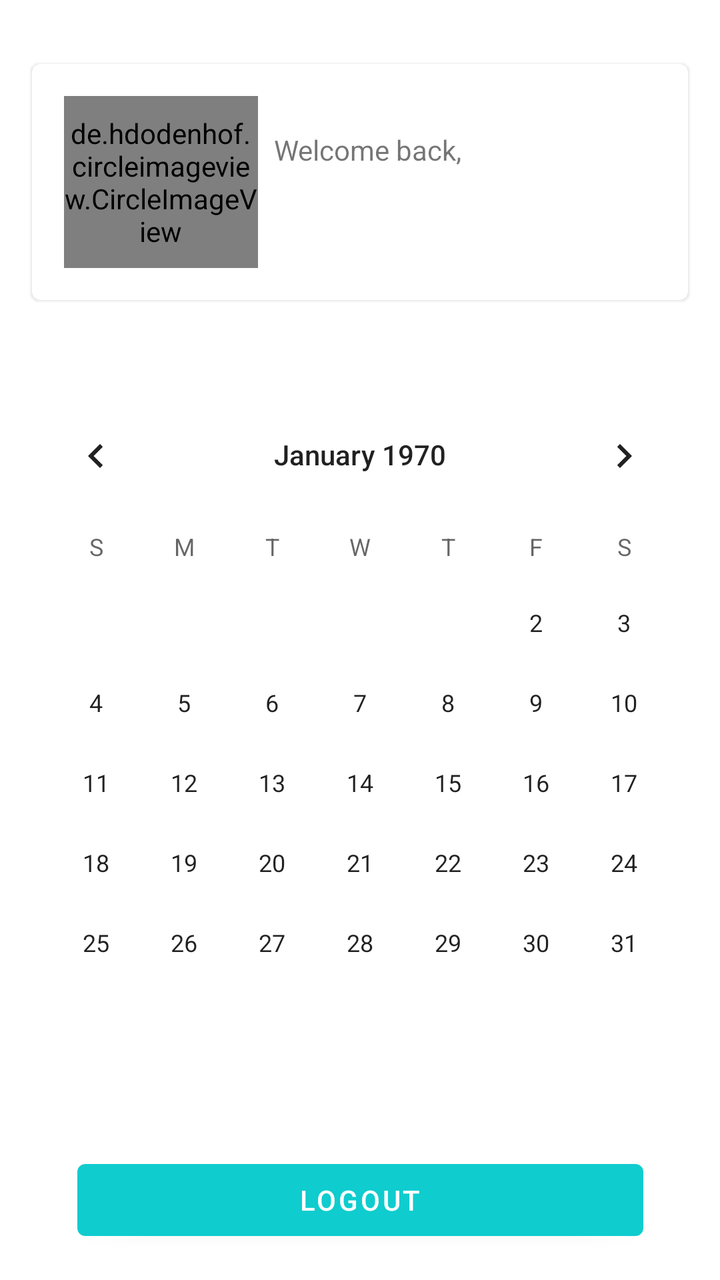
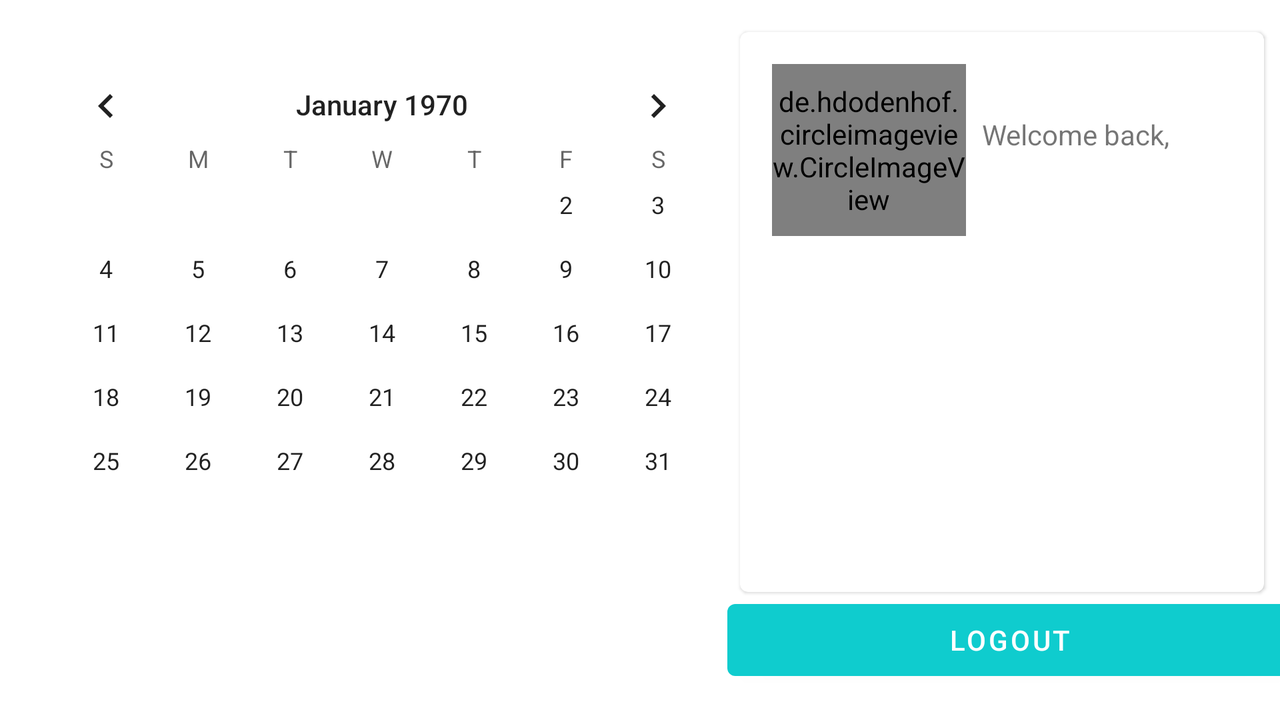

Compare how this app lays out the same screen by default and in its alternative resource folder. The renders come first, then the two layout files and the values they reference.
<!-- AndroidManifest.xml: application theme AppTheme -->
<!-- res/layout/fragment_profile.xml -->
<?xml version="1.0" encoding="utf-8"?>
<layout xmlns:android="http://schemas.android.com/apk/res/android"
    xmlns:app="http://schemas.android.com/apk/res-auto"
    xmlns:tools="http://schemas.android.com/tools">

    <data>

        <variable
            name="viewModel"
            type="com.example.studymanager.account.ProfielViewmodel" />
    </data>

    <androidx.constraintlayout.widget.ConstraintLayout
        android:layout_width="match_parent"
        android:layout_height="match_parent"
        android:orientation="vertical">

        <com.google.android.material.circularreveal.cardview.CircularRevealCardView
            android:id="@+id/circularRevealCardView"
            android:layout_width="0dp"
            android:layout_height="wrap_content"
            android:layout_marginStart="16dp"
            android:layout_marginTop="32dp"
            android:layout_marginEnd="16dp"
            app:cardBackgroundColor="@color/colorAccent"
            app:layout_constraintEnd_toEndOf="parent"
            app:layout_constraintStart_toStartOf="parent"
            app:layout_constraintTop_toTopOf="parent">

            <androidx.constraintlayout.widget.ConstraintLayout
                android:layout_width="match_parent"
                android:layout_height="match_parent">

                <de.hdodenhof.circleimageview.CircleImageView
                    android:id="@+id/img_user_profile"
                    android:layout_width="97dp"
                    android:layout_height="86dp"
                    android:layout_marginStart="16dp"
                    android:layout_marginTop="16dp"
                    android:layout_marginBottom="16dp"
                    android:src="@drawable/profile"
                    app:layout_constraintBottom_toBottomOf="parent"
                    app:layout_constraintEnd_toStartOf="@+id/txt_welcome"
                    app:layout_constraintStart_toStartOf="parent"

                    app:layout_constraintTop_toTopOf="parent" />

                <TextView
                    android:id="@+id/txt_welcome"
                    android:layout_width="wrap_content"
                    android:layout_height="wrap_content"
                    android:layout_marginStart="8dp"
                    android:text="Welcome back,"
                    app:layout_constraintBottom_toTopOf="@+id/txt_user_email"
                    app:layout_constraintStart_toEndOf="@+id/img_user_profile"
                    app:layout_constraintTop_toTopOf="parent"
                    app:layout_constraintVertical_chainStyle="packed"
                    tools:layout_conversion_absoluteHeight="19dp"
                    tools:layout_conversion_absoluteWidth="96dp" />

                <TextView
                    android:id="@+id/txt_user_email"
                    android:layout_width="wrap_content"
                    android:layout_height="wrap_content"
                    android:text="@{viewModel.currentUser}"
                    android:textSize="24sp"
                    app:layout_constraintBottom_toBottomOf="parent"
                    app:layout_constraintStart_toStartOf="@+id/txt_welcome"
                    app:layout_constraintTop_toBottomOf="@+id/txt_welcome"
                    app:layout_constraintVertical_chainStyle="packed"
                    tools:layout_conversion_absoluteHeight="32dp"
                    tools:layout_conversion_absoluteWidth="108dp" />

            </androidx.constraintlayout.widget.ConstraintLayout>

        </com.google.android.material.circularreveal.cardview.CircularRevealCardView>

        <com.google.android.material.button.MaterialButton
            android:id="@+id/btn_logout_send"
            android:layout_width="283dp"
            android:layout_height="wrap_content"
            android:layout_marginBottom="16dp"
            android:text="Logout"
            app:layout_constraintBottom_toBottomOf="parent"
            app:layout_constraintEnd_toEndOf="parent"
            app:layout_constraintStart_toStartOf="parent" />

        <CalendarView
            android:id="@+id/calendarView"
            style="@style/CalenderViewStyle"
            android:layout_width="wrap_content"
            android:layout_height="wrap_content"
            android:foregroundTint="#00A20E0E"
            app:layout_constraintBottom_toTopOf="@+id/btn_logout_send"
            app:layout_constraintEnd_toEndOf="parent"
            app:layout_constraintStart_toStartOf="parent"
            app:layout_constraintTop_toBottomOf="@+id/circularRevealCardView" />

    </androidx.constraintlayout.widget.ConstraintLayout>
</layout>
<!-- resources referenced by this layout -->
<resources>
  <color name="colorAccent">#FFFFFF</color>
  <style name="CalenderViewStyle">
          <item name="android:textColor">@color/colorPrimary</item>
      </style>
  <style name="AppTheme" parent="Theme.MaterialComponents.Light.NoActionBar">
          <item name="android:windowContentOverlay">@null</item>
          <item name="android:windowActionBar">false</item>
          <item name="android:windowNoTitle">true</item>
          <item name="colorPrimary">@color/colorPrimary</item>
          <item name="colorPrimaryDark">@color/colorPrimaryDark</item>
          <item name="colorAccent">@color/colorAccent</item>
      </style>
  <color name="colorPrimary">#0FCCCE</color>
  <color name="colorPrimaryDark">#009A9D</color>
</resources>
<!-- res/layout-land/fragment_profile.xml (the repository's variant of the layout above) -->
<!-- drawn on the phone turned sideways -->
<?xml version="1.0" encoding="utf-8"?>
<layout xmlns:android="http://schemas.android.com/apk/res/android"
    xmlns:app="http://schemas.android.com/apk/res-auto"
    xmlns:tools="http://schemas.android.com/tools">

    <data>

        <variable
            name="viewModel"
            type="com.example.studymanager.account.ProfielViewmodel" />
    </data>

    <androidx.constraintlayout.widget.ConstraintLayout
        android:layout_width="match_parent"
        android:layout_height="match_parent"
        android:orientation="vertical">

        <com.google.android.material.circularreveal.cardview.CircularRevealCardView
            android:id="@+id/circularRevealCardView"
            android:layout_width="0dp"
            android:layout_height="0dp"
            android:layout_marginTop="16dp"
            android:layout_marginEnd="8dp"
            app:cardBackgroundColor="@color/colorAccent"
            app:layout_constraintBottom_toTopOf="@+id/btn_logout_send"
            app:layout_constraintEnd_toEndOf="parent"
            app:layout_constraintStart_toEndOf="@+id/calendarView"
            app:layout_constraintTop_toTopOf="parent">

            <androidx.constraintlayout.widget.ConstraintLayout
                android:layout_width="match_parent"
                android:layout_height="match_parent">

                <de.hdodenhof.circleimageview.CircleImageView
                    android:id="@+id/img_user_profile"
                    android:layout_width="97dp"
                    android:layout_height="86dp"
                    android:layout_marginStart="16dp"
                    android:layout_marginTop="16dp"
                    android:src="@drawable/profile"
                    app:layout_constraintEnd_toStartOf="@+id/txt_welcome"
                    app:layout_constraintStart_toStartOf="parent"

                    app:layout_constraintTop_toTopOf="parent" />

                <TextView
                    android:id="@+id/txt_welcome"
                    android:layout_width="wrap_content"
                    android:layout_height="wrap_content"
                    android:layout_marginStart="8dp"
                    android:text="Welcome back,"
                    app:layout_constraintBottom_toBottomOf="@+id/img_user_profile"
                    app:layout_constraintStart_toEndOf="@+id/img_user_profile"
                    app:layout_constraintTop_toTopOf="parent"
                    app:layout_constraintVertical_chainStyle="packed"
                    tools:layout_conversion_absoluteHeight="19dp"
                    tools:layout_conversion_absoluteWidth="96dp" />

                <TextView
                    android:id="@+id/txt_user_email"
                    android:layout_width="wrap_content"
                    android:layout_height="wrap_content"
                    android:layout_marginBottom="32dp"
                    android:text="@{viewModel.currentUser}"
                    android:textSize="24sp"
                    app:layout_constraintBottom_toBottomOf="parent"
                    app:layout_constraintEnd_toEndOf="parent"
                    app:layout_constraintStart_toStartOf="parent"
                    app:layout_constraintTop_toBottomOf="@+id/txt_welcome"
                    tools:layout_conversion_absoluteHeight="32dp"
                    tools:layout_conversion_absoluteWidth="108dp" />

            </androidx.constraintlayout.widget.ConstraintLayout>

        </com.google.android.material.circularreveal.cardview.CircularRevealCardView>

        <com.google.android.material.button.MaterialButton
            android:id="@+id/btn_logout_send"
            android:layout_width="283dp"
            android:layout_height="wrap_content"
            android:layout_marginBottom="16dp"
            android:text="Logout"
            app:layout_constraintBottom_toBottomOf="parent"
            app:layout_constraintEnd_toEndOf="parent"
            app:layout_constraintStart_toEndOf="@+id/calendarView" />

        <CalendarView
            android:id="@+id/calendarView"
            style="@style/CalenderViewStyle"
            android:layout_width="wrap_content"
            android:layout_height="wrap_content"
            android:foregroundTint="#00A20E0E"
            app:layout_constraintBottom_toBottomOf="@+id/circularRevealCardView"
            app:layout_constraintEnd_toEndOf="parent"
            app:layout_constraintHorizontal_bias="0.042"
            app:layout_constraintStart_toStartOf="parent"
            app:layout_constraintTop_toTopOf="@+id/circularRevealCardView" />

    </androidx.constraintlayout.widget.ConstraintLayout>
</layout>
